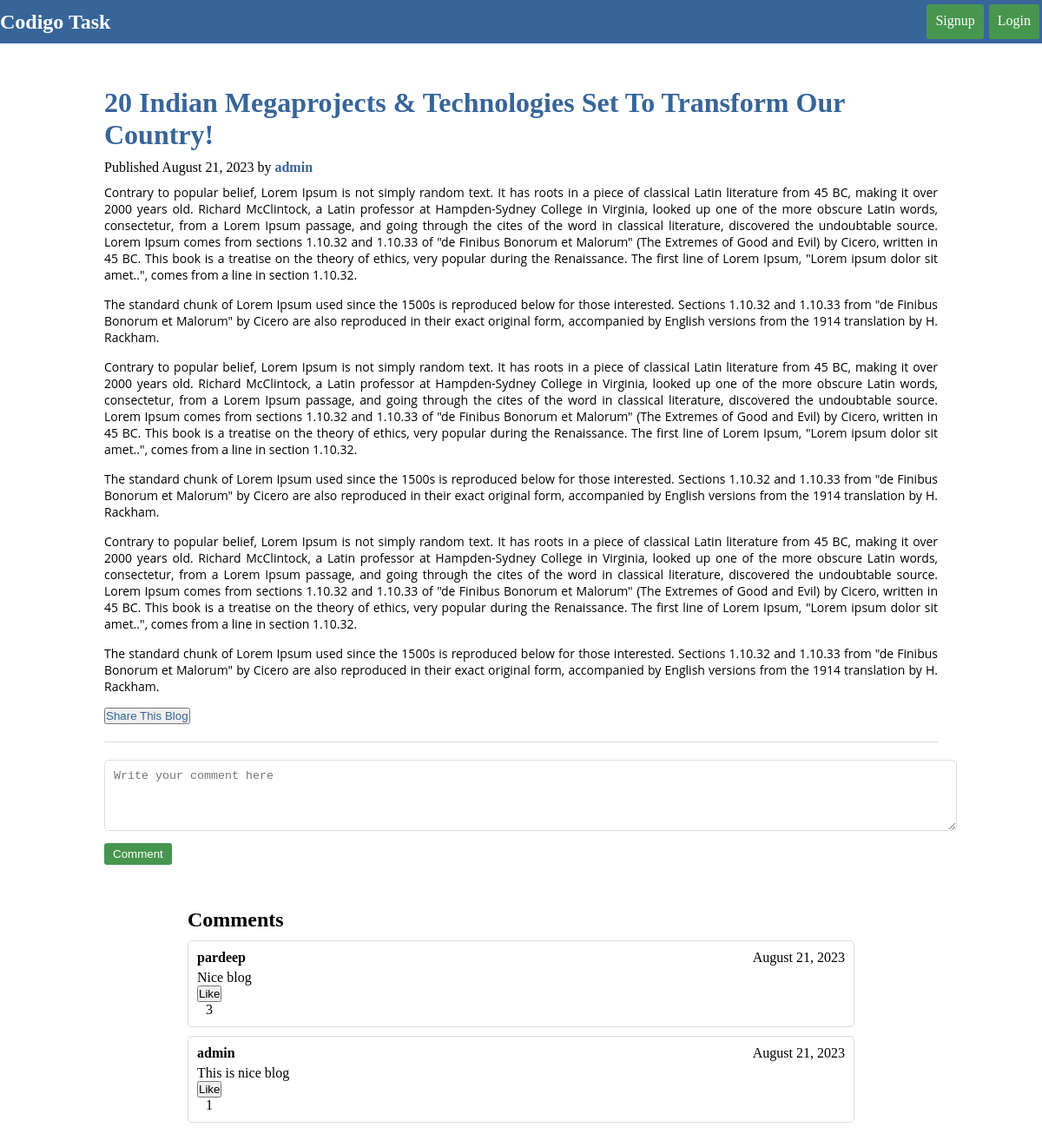
Screenshot of /detail-blog/6 with the database file from the repository.
### home/models.py (models this page shows)
class BlogPost(models.Model):
    title = models.CharField(max_length=1000)
    content = FroalaField()
    author = models.ForeignKey(User, on_delete=models.CASCADE)
    created_at = models.DateTimeField(auto_now_add=True)

class Comment(models.Model):
    Blog = models.ForeignKey(BlogPost, on_delete=models.CASCADE, related_name="all_comments")
    author = models.ForeignKey(User, on_delete=models.CASCADE )
    content = models.TextField()
    created_at = models.DateTimeField(auto_now_add= True)
    like = models.ManyToManyField(User, related_name="liked_cmnts", blank=True)

### home/views.py (the view, shortened to what this page needs)
# urls.py: path("detail-blog/<id>", detail_blog, name="detailblog"),
def detail_blog(request, id):
    try:
        blog = BlogPost.objects.get(id=id)
    except BlogPost.DoesNotExist:
        return messages.error(request, "blog does not exit")
    comments = blog.all_comments.all()
    blog_detail_url = request.build_absolute_uri(reverse('detailblog', args=[blog.id]))
    print(blog_detail_url)
    context = {}
    context["comments"] = comments
    context["blog"] = blog
    return render(request, "detail-blog.html" , context)

### templates/detail-blog.html (shortened to what this page needs)
{% extends 'base.html' %}
{% block content %}
<div class="container">
    <div class="detail-blog">
        <h1>{{ blog.title }}</h1>
        <p>Published {{ blog.created_at|date:"F d, Y" }} by <b class="author">{{ blog.author }}</b></p>
        <div class="blog-content">
            {{ blog.content|safe }}
        </div>
        <div class="actions">
            <button id="showEmailForm">Share This Blog</button>
        </div>
        <div class="comment-form">
            <form action="" method="post">
                <textarea rows="4" name="cmnt" placeholder="Write your comment here" required></textarea>
                <button type="submit">Comment</button>
            </form>
        </div>
    </div>
    <div class="comments container">
        <h2>Comments</h2>
        {% for comment in comments %}
            <div class="comment">
                <div class="comment-header">
                    <b>{{ comment.author.username }}</b>
                    <span>{{ comment.created_at|date:"F d, Y" }} </span>
                </div>
                <p>{{ comment.content }}</p>
                <div class="like-section">
                    <form action="{% url 'like_comment' comment.id %}" method="post">
                        {% if request.user in comment.like.all %}
                            <button type="submit">Unlike</button>
                        {% else %}
                            <button type="submit">Like</button>
                        {% endif %}
                    </form>
                    <span class="likes">{{ comment.like.count }}</span>
                </div>
            </div>
        {% endfor %}
    </div>
</div>
{% endblock content %}

### static/css/main.css (style rules this page uses)
* { padding: 0; margin: 0; }
:root { --primary-color : #376599; --secondary-color : #47964f; }
.container { width: 60%; margin: auto; padding: 50px; }
.detail-blog { margin: auto; width: 600px; flex-direction: column; }
.detail-blog h1, .blog-post h1 { color: var(--primary-color); }
.detail-blog p { margin: 10px 0; }
.comment { border: 1px solid #ddd; padding: 10px; margin: 10px 0; border-radius: 5px; }
.comment-header { display: flex; justify-content: space-between; align-items: center; margin-bottom: 5px; }
.likes { margin-left: 10px; }
.comment-form { margin-top: 20px; padding-top: 20px; border-top: 1px solid #ddd; }
.comment-form textarea { width: 100%; padding: 10px; border: 1px solid #ddd; border-radius: 5px; resize: vertical; }
.dltbtn ,.comment-form button , .email-form button { margin-top: 10px; padding: 5px 10px; background-color: var(--secondary-color); color: white; border: none; border-radius: 3px; cursor: pointer; }
.actions button { color: var(--primary-color); }
.author { color: var(--primary-color); }
@media (min-width: 768px) { .container { width: 80%; } }
@media (min-width: 768px) { .detail-blog { width: 100%; margin: auto; } }

### rows the page displays
BlogPost: title "20 Indian Megaprojects & Technologies Set To Transform Our Country!", created_at "August 21, 2023", author "admin", content "Contrary to popular belief, Lorem Ipsum is not simply random text. It has roots in a piece of classical Latin literature from 45 BC, making it over 2000 years old. Richard McClintock, a Latin professor at Hampden-Sydney College in Virginia, looked up one of the more obscure Latin words, consectetur, from a Lorem Ipsum passage, and going through the cites of the word in classical literature, discovered the undoubtable source. Lorem Ipsum comes from sections 1.10.32 and 1.10.33 of \"de Finibus Bonorum et Malorum\" (The Extremes of Good and Evil) by Cicero, written in 45 BC. This book is a treatise on the theory of ethics, very popular during the Renaissance. The first line of Lorem Ipsum,…"
Comment: author.username "pardeep", created_at "August 21, 2023", content "Nice blog", shows "Like", like.count "3"
Comment: author.username "admin", created_at "August 21, 2023", content "This is nice blog", shows "Like", like.count "1"
